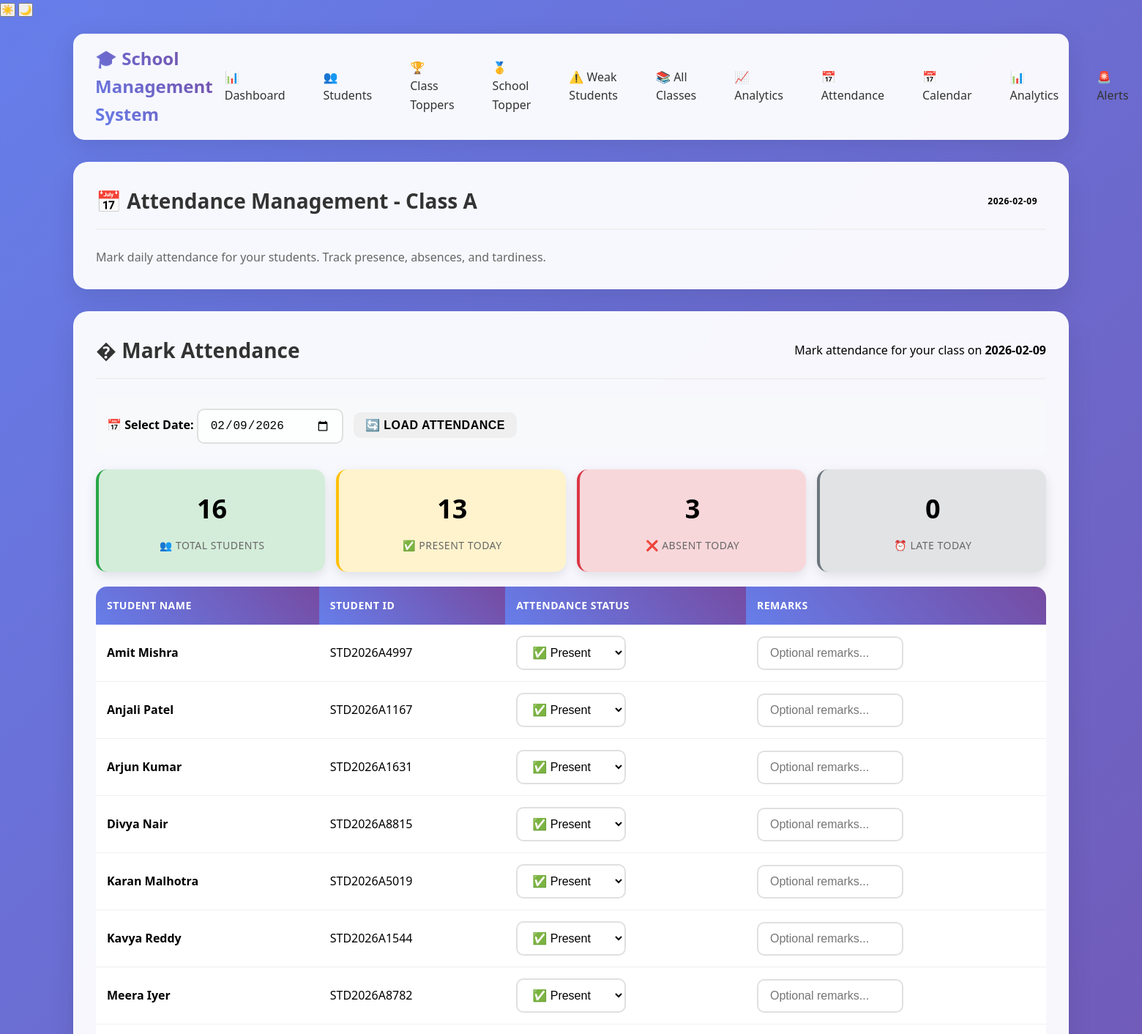
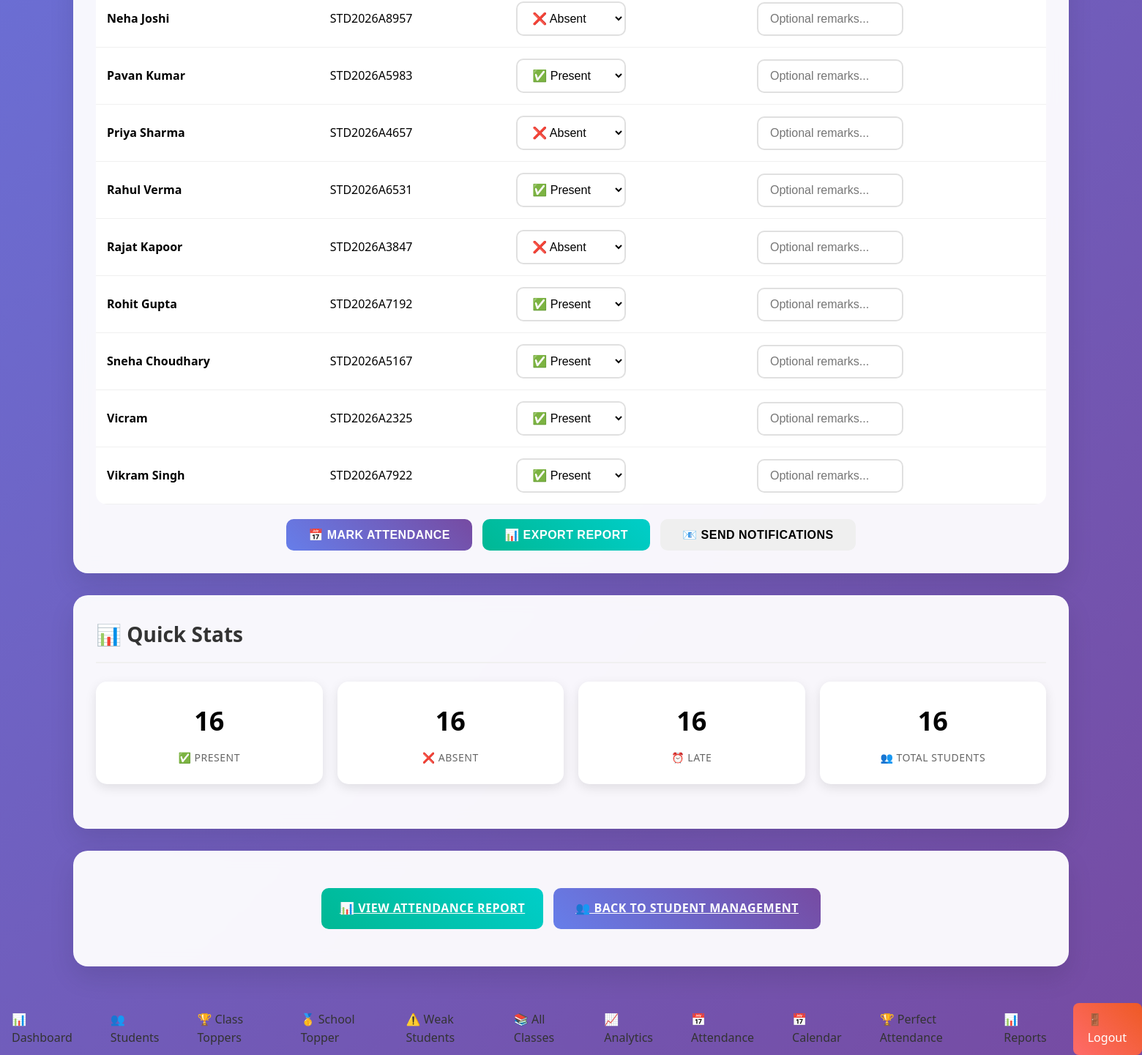
/attendance (signed in), run on the app's committed database (2 pictures, top to bottom).
### tables this page shows
CREATE TABLE students (
            id INTEGER PRIMARY KEY AUTOINCREMENT,
            student_id TEXT UNIQUE NOT NULL,
            name TEXT NOT NULL,
            class TEXT NOT NULL,
            class_teacher TEXT NOT NULL,
            tamil INTEGER,
            english INTEGER,
            maths INTEGER,
            science INTEGER,
            social INTEGER,
            total INTEGER,
            average REAL,
            grade TEXT,
            status TEXT,
            created_at TIMESTAMP DEFAULT CURRENT_TIMESTAMP
        );

### app.py (the view)
    def decorated_function(*args, **kwargs):
        if 'teacher_id' not in session:
            return redirect(url_for('login'))
        return f(*args, **kwargs)

### app.py (called while the page is built)
def get_db():
    conn = sqlite3.connect("students.db")
    conn.row_factory = sqlite3.Row
    return conn

def login_required(f):
    def decorated_function(*args, **kwargs):
        if 'teacher_id' not in session:
            return redirect(url_for('login'))
        return f(*args, **kwargs)
    decorated_function.__name__ = f.__name__
    return decorated_function

### templates/attendance.html (shortened to what this page needs)
<!DOCTYPE html>
<html lang="en" data-theme="{{ session.get('theme', 'light') }}">
<head>
    <link rel="stylesheet" href="/static/style.css">
</head>
<body>
    <div class="theme-switcher">
        <button class="theme-toggle" onclick="toggleTheme('light')" title="Light Mode">
            ☀️
        </button>
        <button class="theme-toggle" onclick="toggleTheme('dark')" title="Dark Mode">
            🌙
        </button>
    </div>
    <div class="container">
        <nav class="navbar">
            <div class="nav-brand">
                🎓 School Management System
            </div>
            <div class="nav-links">
                <a href="/dashboard" class="nav-link">📊 Dashboard</a>
                <a href="/" class="nav-link">👥 Students</a>
                <a href="/class-toppers" class="nav-link">🏆 Class Toppers</a>
                <a href="/school-topper" class="nav-link">🥇 School Topper</a>
                <a href="/weak-students" class="nav-link">⚠️ Weak Students</a>
                <a href="/all-classes" class="nav-link">📚 All Classes</a>
                <a href="/analytics" class="nav-link">📈 Analytics</a>
                <a href="/attendance" class="nav-link">📅 Attendance</a>
                <a href="/attendance-calendar" class="nav-link">📅 Calendar</a>
                <a href="/attendance-analytics" class="nav-link">📊 Analytics</a>
                <a href="/attendance-alerts" class="nav-link">🚨 Alerts</a>
            </div>
        </nav>
        <div class="card">
            <div class="card-header">
                <h1 class="card-title">📅 Attendance Management - Class {{ teacher_class }}</h1>
                <span class="badge badge-info">{{ today }}</span>
            </div>
            <p style="color: #666; font-size: 16px;">
                Mark daily attendance for your students. Track presence, absences, and tardiness.
            </p>
        </div>
        <div class="card">
            <div class="card-header">
                <h2 class="card-title">� Mark Attendance</h2>
                <p class="card-subtitle">Mark attendance for your class on <strong>{{ today }}</strong></p>
            </div>
            <div style="margin-bottom: 20px; padding: 15px; background: #f8f9fa; border-radius: 8px;">
                <label for="attendance_date" style="font-weight: bold; margin-bottom: 10px;">📅 Select Date:</label>
                <input type="date"
                       id="attendance_date"
                       name="attendance_date"
                       class="form-control"
                       value="{{ today }}"
                       max="{{ today }}"
                       min="2024-01-01"
                       style="width: 200px; margin-right: 10px;">
                <button type="button" onclick="loadAttendance()" class="btn btn-secondary" style="padding: 8px 16px;">
                    🔄 Load Attendance
                </button>
            </div>
            <div class="attendance-stats" style="display: grid; grid-template-columns: repeat(auto-fit, minmax(200px, 1fr)); gap: 15px; margin-bottom: 20px;">
                <div class="stat-card" style="background: #d4edda; border-left: 4px solid #28a745;">
                    <div class="stat-number">{{ students|length }}</div>
                    <div class="stat-label">👥 Total Students</div>
                </div>
                <div class="stat-card" style="background: #fff3cd; border-left: 4px solid #ffc107;">
                    <div class="stat-number">{{ present_count }}</div>
                    <div class="stat-label">✅ Present Today</div>
                </div>
                <div class="stat-card" style="background: #f8d7da; border-left: 4px solid #dc3545;">
                    <div class="stat-number">{{ absent_count }}</div>
                    <div class="stat-label">❌ Absent Today</div>
                </div>
                <div class="stat-card" style="background: #e2e3e5; border-left: 4px solid #6c757d;">
                    <div class="stat-number">{{ late_count }}</div>
                    <div class="stat-label">⏰ Late Today</div>
                </div>
            </div>
            <form method="POST" action="/mark-attendance">
                <div class="table-responsive">
                    <table class="table table-striped table-hover">
                        <thead class="table-dark">
                            <tr>
                                <th>Student Name</th>
                                <th>Student ID</th>
                                <th>Attendance Status</th>
                                <th>Remarks</th>
                            </tr>
                        </thead>
                        <tbody>
                            {% for student in students %}
                            <tr>
                                <td><strong>{{ student.name }}</strong></td>
                                <td>{{ student.student_id }}</td>
                                <td>
                                    <select name="attendance_{{ student.id }}" class="form-control" style="width: 150px;">
                                        <option value="PRESENT" {% if attendance_records[student.id]['status'] == 'PRESENT' %}selected{% endif %}>✅ Present</option>
                                        <option value="ABSENT" {% if attendance_records[student.id]['status'] == 'ABSENT' %}selected{% endif %}>❌ Absent</option>
                                    </select>
                                </td>
                                <td>
                                    <input type="text" name="remarks_{{ student.id }}"
                                           class="form-control"
                                           placeholder="Optional remarks..."
                                           value="{{ attendance_records[student.id]['remarks'] }}"
                                           style="width: 200px;">
                                </td>
                            </tr>
                            {% endfor %}
                        </tbody>
                    </table>
                </div>
                <div style="text-align: center; margin-top: 20px;">
                    <button type="submit" class="btn btn-primary" style="padding: 12px 30px; font-size: 16px;">
                        📅 Mark Attendance
                    </button>
                    <button type="button" onclick="exportAttendance()" class="btn btn-success" style="padding: 12px 30px; font-size: 16px; margin-left: 10px;">
                        📊 Export Report
                    </button>
                    <button type="button" onclick="sendNotifications()" class="btn btn-info" style="padding: 12px 30px; font-size: 16px; margin-left: 10px;">
                        📧 Send Notifications
                    </button>
                </div>
            </form>
        </div>
        <div class="card">
            <div class="card-header">
                <h2 class="card-title">📊 Quick Stats</h2>
            </div>
            <div class="stats-grid">
                {% set present_count = students|length %}
                {% set absent_count = students|length %}
                {% set late_count = students|length %}
                <div class="stat-card">
                    <div class="stat-number">{{ present_count }}</div>
                    <div class="stat-label">✅ Present</div>
                </div>
                <div class="stat-card">
                    <div class="stat-number">{{ absent_count }}</div>
                    <div class="stat-label">❌ Absent</div>
                </div>
                <div class="stat-card">
                    <div class="stat-number">{{ late_count }}</div>
                    <div class="stat-label">⏰ Late</div>
                </div>
                <div class="stat-card">
                    <div class="stat-number">{{ students|length }}</div>
                    <div class="stat-label">👥 Total Students</div>
                </div>
            </div>
        </div>
        <div class="card">
            <div style="padding: 20px; text-align: center;">
                <a href="/attendance-report" class="btn btn-success" style="font-size: 16px; padding: 15px 25px; margin-right: 10px;">
                    📊 View Attendance Report
                </a>
                <a href="/" class="btn btn-primary" style="font-size: 16px; padding: 15px 30px;">
                    👥 Back to Student Management
                </a>
            </div>
        </div>
    </div>
    <div class="nav-links">
        <a href="/dashboard" class="nav-link">📊 Dashboard</a>
        <a href="/" class="nav-link">👥 Students</a>
        <a href="/class-toppers" class="nav-link">🏆 Class Toppers</a>
        <a href="/school-topper" class="nav-link">🥇 School Topper</a>
        <a href="/weak-students" class="nav-link">⚠️ Weak Students</a>
        <a href="/all-classes" class="nav-link">📚 All Classes</a>
        <a href="/analytics" class="nav-link">📈 Analytics</a>
        <a href="/attendance" class="nav-link">📅 Attendance</a>
        <a href="/attendance-calendar" class="nav-link">📅 Calendar</a>
        <a href="/perfect-attendance" class="nav-link">🏆 Perfect Attendance</a>
        <a href="/attendance-report" class="nav-link">📊 Reports</a>
        <a href="/logout" class="nav-link logout-btn">🚪 Logout</a>
    </div>
</body>
</html>

### static/style.css (style rules this page uses)
* { margin: 0; padding: 0; box-sizing: border-box; }
body { font-family: 'Segoe UI', Tahoma, Geneva, Verdana, sans-serif; background: linear-gradient(135deg, #667eea 0%, #764ba2 100%); min-height: 100vh; line-height: 1.6; }
.container { width: 95%; max-width: 1400px; margin: 0 auto; padding: 20px; }
.navbar { background: rgba(255, 255, 255, 0.95); backdrop-filter: blur(10px); padding: 15px 30px; border-radius: 15px; margin-bottom: 30px; box-shadow: 0 8px 32px rgba(0, 0, 0, 0.1); display: flex; justify-content: space-between; align-items: center; }
.nav-brand { font-size: 24px; font-weight: bold; background: linear-gradient(45deg, #667eea, #764ba2); -webkit-background-clip: text; -webkit-text-fill-color: transparent; }
.nav-links { display: flex; gap: 20px; align-items: center; }
.nav-link { text-decoration: none; color: #333; font-weight: 500; padding: 8px 16px; border-radius: 8px; transition: all 0.3s ease; }
.logout-btn { background: linear-gradient(45deg, #ff6b6b, #ee5a24); color: white !important; padding: 10px 20px !important; }
.card { background: rgba(255, 255, 255, 0.95); backdrop-filter: blur(10px); padding: 30px; border-radius: 20px; margin-bottom: 30px; box-shadow: 0 15px 35px rgba(0, 0, 0, 0.1); border: 1px solid rgba(255, 255, 255, 0.2); transition: transform 0.3s ease, box-shadow 0.3s ease; }
.card-header { display: flex; justify-content: space-between; align-items: center; margin-bottom: 25px; padding-bottom: 15px; border-bottom: 2px solid #f0f0f0; }
.card-title { font-size: 28px; font-weight: bold; color: #333; }
.form-control { width: 100%; padding: 12px 16px; border: 2px solid #e0e0e0; border-radius: 10px; font-size: 16px; transition: all 0.3s ease; background: rgba(255, 255, 255, 0.8); }
.btn { padding: 12px 30px; border: none; border-radius: 10px; font-size: 16px; font-weight: 600; cursor: pointer; transition: all 0.3s ease; text-transform: uppercase; letter-spacing: 0.5px; display: inline-flex; align-items: center; gap: 8px; }
.btn-primary { background: linear-gradient(45deg, #667eea, #764ba2); color: white; }
.btn-success { background: linear-gradient(45deg, #00b894, #00cec9); color: white; }
.table { width: 100%; border-collapse: collapse; background: white; border-radius: 15px; overflow: hidden; }
.table th { background: linear-gradient(45deg, #667eea, #764ba2); color: white; padding: 15px; text-align: left; font-weight: 600; text-transform: uppercase; font-size: 14px; letter-spacing: 0.5px; }
.table td { padding: 15px; border-bottom: 1px solid #f0f0f0; vertical-align: middle; }
.table tbody tr { transition: all 0.3s ease; }
.badge { padding: 6px 12px; border-radius: 20px; font-size: 12px; font-weight: 600; text-transform: uppercase; letter-spacing: 0.5px; }
.stats-grid { display: grid; grid-template-columns: repeat(auto-fit, minmax(250px, 1fr)); gap: 20px; margin-bottom: 30px; }
.stat-card { background: white; padding: 25px; border-radius: 15px; box-shadow: 0 5px 15px rgba(0, 0, 0, 0.1); text-align: center; transition: all 0.3s ease; }
.stat-number { font-size: 36px; font-weight: bold; margin-bottom: 10px; }
.stat-label { color: #666; font-size: 14px; text-transform: uppercase; letter-spacing: 0.5px; }

### data on the page
students: name "Amit Mishra", student_id "STD2026A4997", id "✅ Present"
students: name "Anjali Patel", student_id "STD2026A1167", id "✅ Present"
students: name "Arjun Kumar", student_id "STD2026A1631", id "✅ Present"
students: name "Divya Nair", student_id "STD2026A8815", id "✅ Present"
students: name "Karan Malhotra", student_id "STD2026A5019", id "✅ Present"
students: name "Kavya Reddy", student_id "STD2026A1544", id "✅ Present"
students: name "Meera Iyer", student_id "STD2026A8782", id "✅ Present"
students: name "Neha Joshi", student_id "STD2026A8957", id "❌ Absent"
students: name "Pavan Kumar", student_id "STD2026A5983", id "✅ Present"
students: name "Priya Sharma", student_id "STD2026A4657", id "❌ Absent"
students: name "Rahul Verma", student_id "STD2026A6531", id "✅ Present"
students: name "Rajat Kapoor", student_id "STD2026A3847", id "❌ Absent"
students: name "Rohit Gupta", student_id "STD2026A7192", id "✅ Present"
students: name "Sneha Choudhary", student_id "STD2026A5167", id "✅ Present"
students: name "Vicram", student_id "STD2026A2325", id "✅ Present"
students: name "Vikram Singh", student_id "STD2026A7922", id "✅ Present"

### other printed values
{{ teacher_class }} "A"
{{ today }} "2026-02-09"
{{ students|length }} "16"
{{ present_count }} "13"
{{ absent_count }} "3"
{{ late_count }} "0"
{{ present_count }} "16"
{{ absent_count }} "16"
{{ late_count }} "16"
